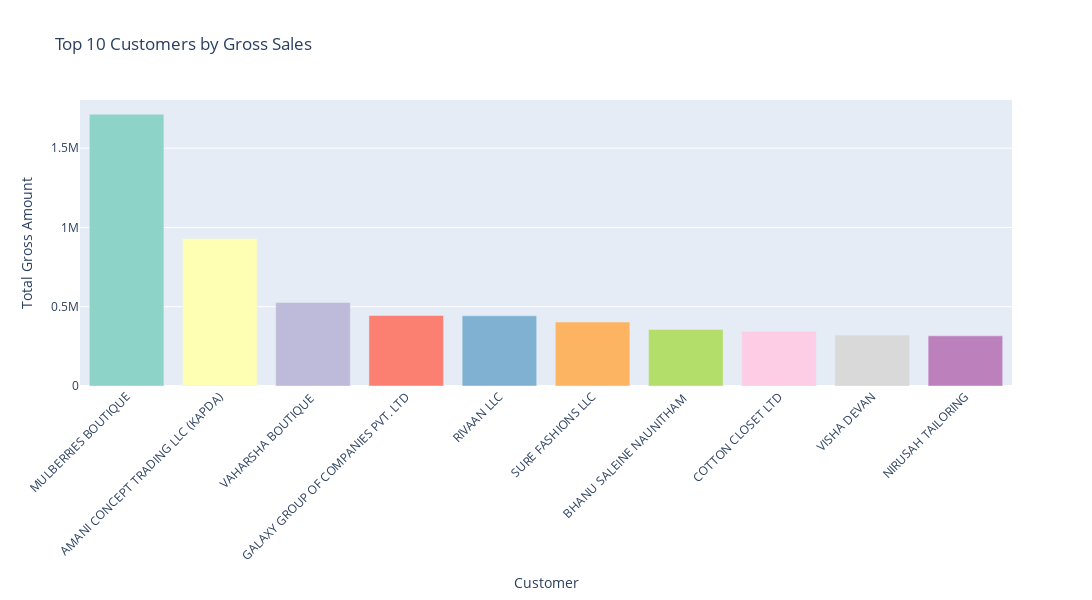

The code cell stored with this chart in its notebook:
### Markdown cell above
## Total sales Per Customer - Interactive Chart

### Code cell
# Prepare data
top_customers_df = top_customers.reset_index()
top_customers_df.columns = ["customer", "gross_amt"]

# Create interactive bar chart
fig = px.bar(
    top_customers_df,
    x="customer",
    y="gross_amt",
    color="customer",  # different colors per customer
    color_discrete_sequence=px.colors.qualitative.Set3,
    title="Top 10 Customers by Gross Sales",
    labels={"gross_amt": "Total Gross Amount", "customer": "Customer"}
)

# Update layout for readability
fig.update_layout(
    width=1200,             # make chart wider
    height=600,             # increase height if needed
    xaxis_tickangle=-45,    # rotate x-axis labels
    xaxis_title="Customer",
    yaxis_title="Total Gross Amount",
    showlegend=False        # remove legend (colors already indicate customers)
)

# Show interactive plot
fig.show()

### Figure 1 — Plotly figure (JSON) as saved in the notebook; plotly's stock layout.template omitted (floating-point values rounded to 4 significant figures)
{"data": [{"hovertemplate": "Customer=%{x}<br>Total Gross Amount=%{y}<extra></extra>", "legendgroup": "MULBERRIES BOUTIQUE", "marker": {"color": "rgb(141,211,199)", "pattern": {"shape": ""}}, "name": "MULBERRIES BOUTIQUE", "orientation": "v", "showlegend": true, "textposition": "auto", "type": "bar", "x": ["MULBERRIES BOUTIQUE"], "xaxis": "x", "y": [1714000.0], "yaxis": "y"}, {"hovertemplate": "Customer=%{x}<br>Total Gross Amount=%{y}<extra></extra>", "legendgroup": "AMANI CONCEPT TRADING LLC (KAPDA)", "marker": {"color": "rgb(255,255,179)", "pattern": {"shape": ""}}, "name": "AMANI CONCEPT TRADING LLC (KAPDA)", "orientation": "v", "showlegend": true, "textposition": "auto", "type": "bar", "x": ["AMANI CONCEPT TRADING LLC (KAPDA)"], "xaxis": "x", "y": [930500.0], "yaxis": "y"}, {"hovertemplate": "Customer=%{x}<br>Total Gross Amount=%{y}<extra></extra>", "legendgroup": "VAHARSHA BOUTIQUE ", "marker": {"color": "rgb(190,186,218)", "pattern": {"shape": ""}}, "name": "VAHARSHA BOUTIQUE ", "orientation": "v", "showlegend": true, "textposition": "auto", "type": "bar", "x": ["VAHARSHA BOUTIQUE "], "xaxis": "x", "y": [527200.0], "yaxis": "y"}, {"hovertemplate": "Customer=%{x}<br>Total Gross Amount=%{y}<extra></extra>", "legendgroup": "GALAXY GROUP OF COMPANIES PVT. LTD", "marker": {"color": "rgb(251,128,114)", "pattern": {"shape": ""}}, "name": "GALAXY GROUP OF COMPANIES PVT. LTD", "orientation": "v", "showlegend": true, "textposition": "auto", "type": "bar", "x": ["GALAXY GROUP OF COMPANIES PVT. LTD"], "xaxis": "x", "y": [445100.0], "yaxis": "y"}, {"hovertemplate": "Customer=%{x}<br>Total Gross Amount=%{y}<extra></extra>", "legendgroup": "RIVAAN LLC", "marker": {"color": "rgb(128,177,211)", "pattern": {"shape": ""}}, "name": "RIVAAN LLC", "orientation": "v", "showlegend": true, "textposition": "auto", "type": "bar", "x": ["RIVAAN LLC"], "xaxis": "x", "y": [443000.0], "yaxis": "y"}, {"hovertemplate": "Customer=%{x}<br>Total Gross Amount=%{y}<extra></extra>", "legendgroup": "SURE FASHIONS LLC", "marker": {"color": "rgb(253,180,98)", "pattern": {"shape": ""}}, "name": "SURE FASHIONS LLC", "orientation": "v", "showlegend": true, "textposition": "auto", "type": "bar", "x": ["SURE FASHIONS LLC"], "xaxis": "x", "y": [403300.0], "yaxis": "y"}, {"hovertemplate": "Customer=%{x}<br>Total Gross Amount=%{y}<extra></extra>", "legendgroup": "BHANU SALEINE NAUNITHAM ", "marker": {"color": "rgb(179,222,105)", "pattern": {"shape": ""}}, "name": "BHANU SALEINE NAUNITHAM ", "orientation": "v", "showlegend": true, "textposition": "auto", "type": "bar", "x": ["BHANU SALEINE NAUNITHAM "], "xaxis": "x", "y": [357000.0], "yaxis": "y"}, {"hovertemplate": "Customer=%{x}<br>Total Gross Amount=%{y}<extra></extra>", "legendgroup": "COTTON CLOSET LTD", "marker": {"color": "rgb(252,205,229)", "pattern": {"shape": ""}}, "name": "COTTON CLOSET LTD", "orientation": "v", "showlegend": true, "textposition": "auto", "type": "bar", "x": ["COTTON CLOSET LTD"], "xaxis": "x", "y": [345300.0], "yaxis": "y"}, {"hovertemplate": "Customer=%{x}<br>Total Gross Amount=%{y}<extra></extra>", "legendgroup": "VISHA DEVAN", "marker": {"color": "rgb(217,217,217)", "pattern": {"shape": ""}}, "name": "VISHA DEVAN", "orientation": "v", "showlegend": true, "textposition": "auto", "type": "bar", "x": ["VISHA DEVAN"], "xaxis": "x", "y": [321000.0], "yaxis": "y"}, {"hovertemplate": "Customer=%{x}<br>Total Gross Amount=%{y}<extra></extra>", "legendgroup": "NIRUSAH TAILORING", "marker": {"color": "rgb(188,128,189)", "pattern": {"shape": ""}}, "name": "NIRUSAH TAILORING", "orientation": "v", "showlegend": true, "textposition": "auto", "type": "bar", "x": ["NIRUSAH TAILORING"], "xaxis": "x", "y": [316500.0], "yaxis": "y"}], "layout": {"barmode": "relative", "height": 600, "legend": {"title": {"text": "Customer"}, "tracegroupgap": 0}, "showlegend": false, "title": {"text": "Top 10 Customers by Gross Sales"}, "width": 1200, "xaxis": {"anchor": "y", "categoryarray": ["MULBERRIES BOUTIQUE", "AMANI CONCEPT TRADING LLC (KAPDA)", "VAHARSHA BOUTIQUE ", "GALAXY GROUP OF COMPANIES PVT. LTD", "RIVAAN LLC", "SURE FASHIONS LLC", "BHANU SALEINE NAUNITHAM ", "COTTON CLOSET LTD", "VISHA DEVAN", "NIRUSAH TAILORING"], "categoryorder": "array", "domain": [0, 1], "tickangle": -45, "title": {"text": "Customer"}}, "yaxis": {"anchor": "x", "domain": [0, 1], "title": {"text": "Total Gross Amount"}}}}
